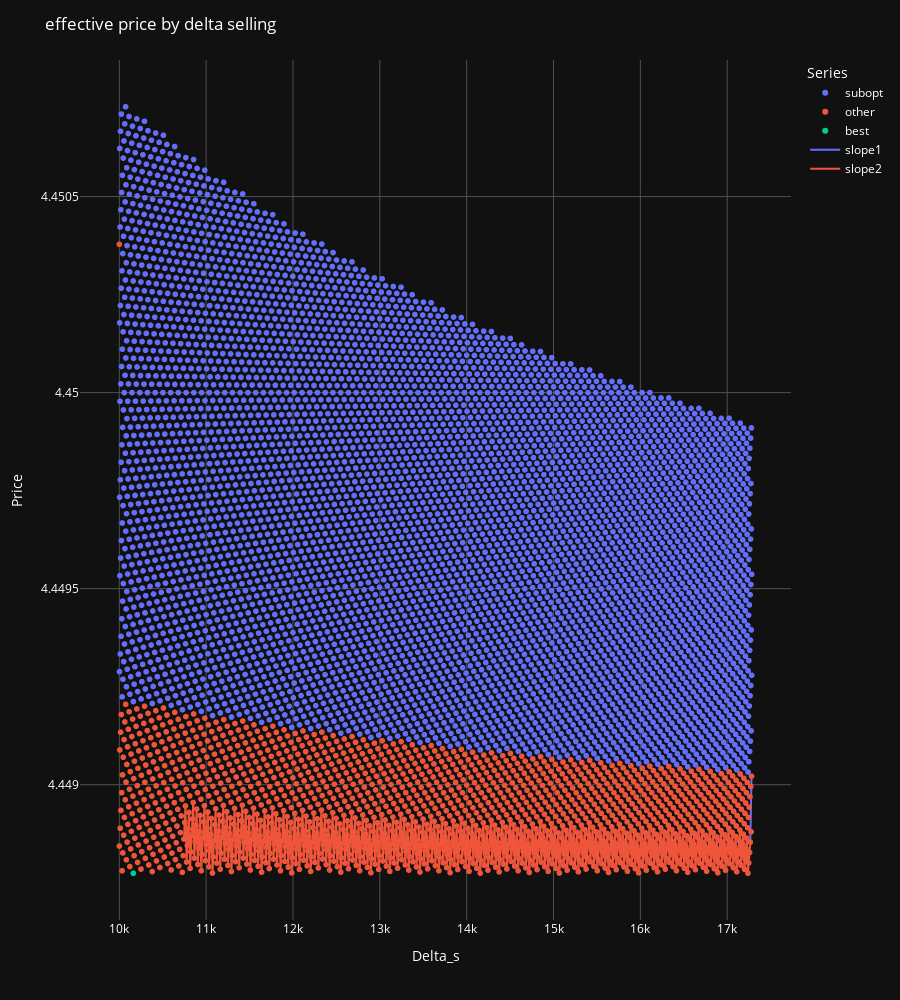

This figure's notebook cell:
### Code cell
# Convert your data lists to Pandas DataFrames for easier handling
df1 = pd.DataFrame(perfect, columns=['delta_b', 'delta_s', 'price'])
df2 = pd.DataFrame(best_imperfect, columns=['delta_b', 'delta_s', 'price'])
df3 = pd.DataFrame(other_imperfect, columns=['delta_b', 'delta_s', 'price'])
df4 = pd.DataFrame(delta_b_too_low, columns=['delta_b', 'delta_s', 'price'])
df5 = pd.DataFrame(suboptimal_delta_b, columns=['delta_b', 'delta_s', 'price'])
# df6 = pd.DataFrame(first_slope, columns=['delta_b', 'delta_s', 'price'])
# df7 = pd.DataFrame(second_slope, columns=['delta_b', 'delta_s', 'price'])
slopes_df = [pd.DataFrame(slope, columns=['delta_b', 'delta_s', 'price']) for slope in slopes]
for i in range(len(slopes_df)):
    slopes_df[i]['Series'] = 'slope' + str(i + 1)

# Combine the dataframes with an identifier column
df1['Series'] = 'Without'
df2['Series'] = 'best'
df3['Series'] = 'other'
# df4['Series'] = 'Delta_b too low'
df5['Series'] = 'subopt'
# df6['Series'] = '1st'
# df7['Series'] = '2nd'
# pd.concat([df5, df1, df3] + slopes_df + [df2])
combined_df = pd.concat([df5, df1, df3, df2]) 

# Add a new column for point size based on the series
# Assuming 'Series' is a column that identifies each series
# series_size_mapping = {series: i+1 for i, series in enumerate(combined_df['Series'].unique())}
# combined_df['point_size'] = combined_df['Series'].map(series_size_mapping)

# Sort the DataFrame in reverse order of point size
# combined_df = combined_df.sort_values(by='point_size', ascending=False)

# Create an interactive scatter plot
fig = px.scatter(combined_df, x='delta_s', y='price', color='Series', #size='point_size',
                 hover_data=['delta_b', 'delta_s', 'price'])

# Add lines for specified series
# for series in slopes_df:
#     fig.add_trace(px.line(series, x='delta_s', y='price', color='Series').data[0])

# Concatenate all DataFrames in slopes_df
all_slopes_df = pd.concat(slopes_df)
# Create a line plot for all slopes
line_fig = px.line(all_slopes_df, x='delta_s', y='price', color='Series', hover_data=['delta_b', 'delta_s', 'price'])

# Add each line trace individually
for trace in line_fig.data:
    fig.add_trace(trace)

# Update marker properties to have darker outlines
# fig.update_traces(marker=dict(line=dict(width=1, color='rgba(40,40,40,1)')))  # Adjust the color as needed

# Update marker properties to remove outlines or match the fill color
fig.update_traces(marker=dict(line=dict(width=0)))  # Removes the outline

# Alternatively, to set the outline to the same color as the fill:
# fig.update_traces(marker=dict(line=dict(width=1, color='SAME_COLOR')))


# Update the layout for dark mode
fig.update_layout(
    title='Scatter Plot in Dark Mode',
    plot_bgcolor='rgb(17,17,17)',  # Dark plot background
    paper_bgcolor='rgb(17,17,17)',  # Dark paper background
    font_color='white',  # White text for better contrast
    xaxis=dict(
        gridcolor='rgb(80,80,80)',  # Darker gridlines
    ),
    yaxis=dict(
        gridcolor='rgb(80,80,80)',  # Darker gridlines
    )
)

# Add plot titles and labels
fig.update_layout(title='effective price by delta selling',
                  xaxis_title='Delta_s',
                  yaxis_title='Price',
                  # showlegend=False,
                  height=1000)
                  

# fig.update_yaxes(range=[combined_df['price'].min(), combined_df['price'].max()])  # Adjust the range as needed

# # Sort the DataFrame by 'ratio' in descending order
# sorted_df = combined_df.sort_values(by='price', ascending=False)

# # Adding a line that connects the dots in decreasing order of their y-value
# fig.add_trace(px.line(sorted_df, x='delta_b', y='price').data[0])

# # Find the five lowest unique y-values (ratios)
# lowest_ratios = combined_df['price'].unique()
# lowest_ratios.sort()

# # Group by 'ratio' and draw lines for each of the five lowest ratios
# for price in lowest_ratios[:20]:
#     group = combined_df[combined_df['price'] == price]
#     # Sort each group by 'delta_b' to make line connections logical
#     sorted_group = group.sort_values(by='delta_b')
#     fig.add_trace(px.line(sorted_group, x='delta_b', y='price').data[0])

# # Adjusting the plot size and layout
# fig.update_layout(title='Scatter Plot with Lines for Lowest Y-values',
#                   xaxis_title='Delta_b',
#                   yaxis_title='Price',
#                   height=800)

# Show the plot
fig.show()

### Figure 1 — Plotly figure (JSON) as saved in the notebook; plotly's stock layout.template omitted (floating-point values rounded to 4 significant figures; data arrays with more than 128 entries replaced by an {"elided": "..."} marker saying what was removed)
{"data": [{"customdata": {"elided": "5645x1 int values"}, "hovertemplate": "Series=subopt<br>delta_s=%{x}<br>price=%{y}<br>delta_b=%{customdata[0]}<extra></extra>", "legendgroup": "subopt", "marker": {"color": "#636efa", "line": {"width": 0}, "symbol": "circle"}, "mode": "markers", "name": "subopt", "showlegend": true, "type": "scattergl", "x": {"elided": "5645 int values"}, "xaxis": "x", "y": {"elided": "5645 float values"}, "yaxis": "y"}, {"customdata": {"elided": "1637x1 int values"}, "hovertemplate": "Series=other<br>delta_s=%{x}<br>price=%{y}<br>delta_b=%{customdata[0]}<extra></extra>", "legendgroup": "other", "marker": {"color": "#EF553B", "line": {"width": 0}, "symbol": "circle"}, "mode": "markers", "name": "other", "showlegend": true, "type": "scattergl", "x": {"elided": "1637 int values"}, "xaxis": "x", "y": {"elided": "1637 float values"}, "yaxis": "y"}, {"customdata": [[2284]], "hovertemplate": "Series=best<br>delta_s=%{x}<br>price=%{y}<br>delta_b=%{customdata[0]}<extra></extra>", "legendgroup": "best", "marker": {"color": "#00cc96", "line": {"width": 0}, "symbol": "circle"}, "mode": "markers", "name": "best", "showlegend": true, "type": "scattergl", "x": [10161], "xaxis": "x", "y": [4.449], "yaxis": "y"}, {"customdata": [[3884], [3883], [3882], [3881]], "hovertemplate": "Series=slope1<br>delta_s=%{x}<br>price=%{y}<br>delta_b=%{customdata[0]}<extra></extra>", "legendgroup": "slope1", "line": {"color": "#636efa", "dash": "solid"}, "marker": {"line": {"width": 0}, "symbol": "circle"}, "mode": "lines", "name": "slope1", "orientation": "v", "showlegend": true, "type": "scatter", "x": [17280, 17275, 17271, 17266], "xaxis": "x", "y": [4.449, 4.449, 4.449, 4.449], "yaxis": "y"}, {"customdata": {"elided": "659x1 int values"}, "hovertemplate": "Series=slope2<br>delta_s=%{x}<br>price=%{y}<br>delta_b=%{customdata[0]}<extra></extra>", "legendgroup": "slope2", "line": {"color": "#EF553B", "dash": "solid"}, "marker": {"line": {"width": 0}, "symbol": "circle"}, "mode": "lines", "name": "slope2", "orientation": "v", "showlegend": true, "type": "scatter", "x": {"elided": "659 int values"}, "xaxis": "x", "y": {"elided": "659 float values"}, "yaxis": "y"}], "layout": {"font": {"color": "white"}, "height": 1000, "legend": {"title": {"text": "Series"}, "tracegroupgap": 0}, "margin": {"t": 60}, "paper_bgcolor": "rgb(17,17,17)", "plot_bgcolor": "rgb(17,17,17)", "title": {"text": "effective price by delta selling"}, "xaxis": {"anchor": "y", "domain": [0, 1], "gridcolor": "rgb(80,80,80)", "title": {"text": "Delta_s"}}, "yaxis": {"anchor": "x", "domain": [0, 1], "gridcolor": "rgb(80,80,80)", "title": {"text": "Price"}}}}
